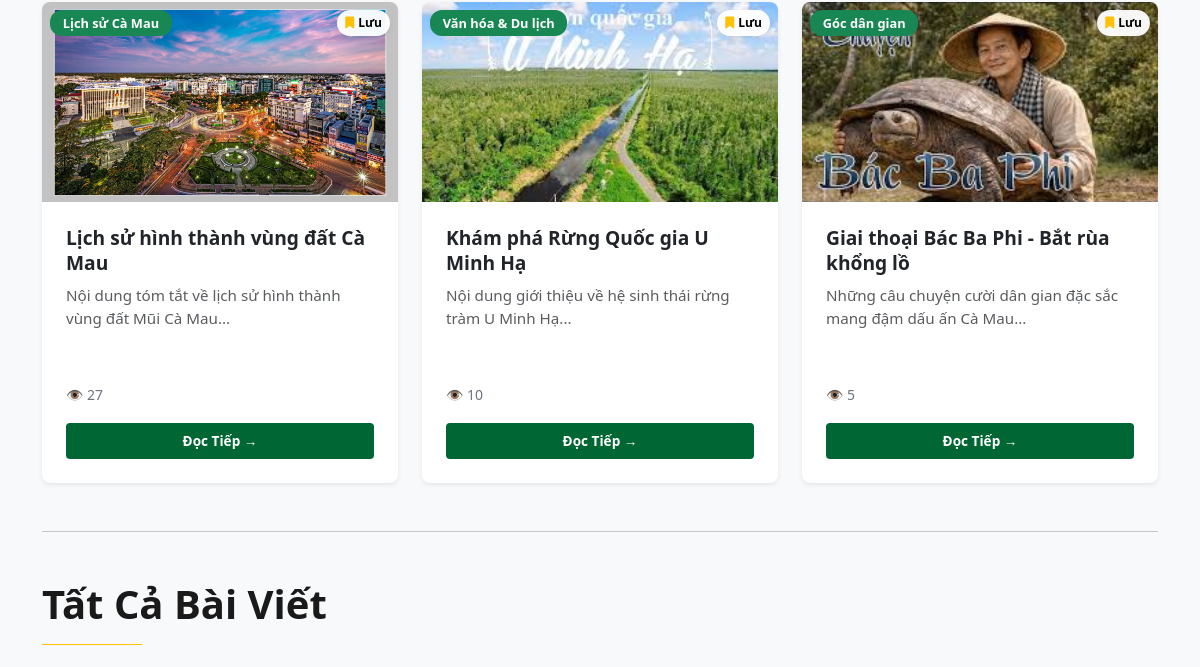
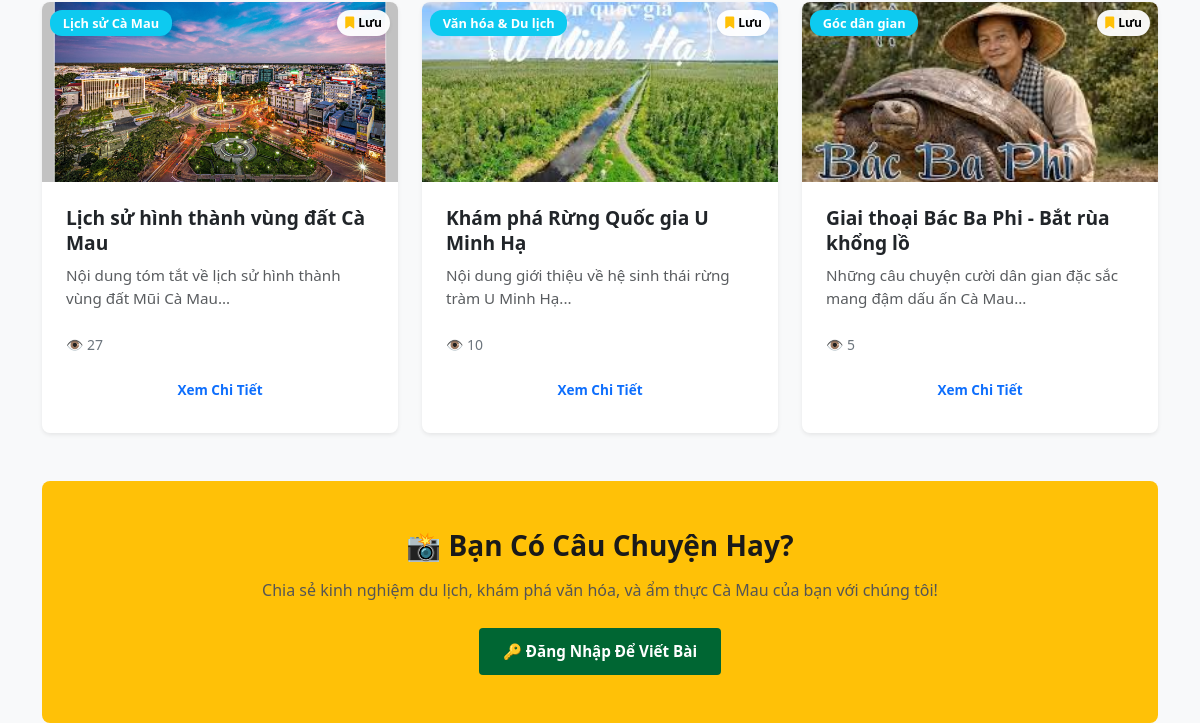
The app's page / (middle part), older data (2 pictures, top to bottom).
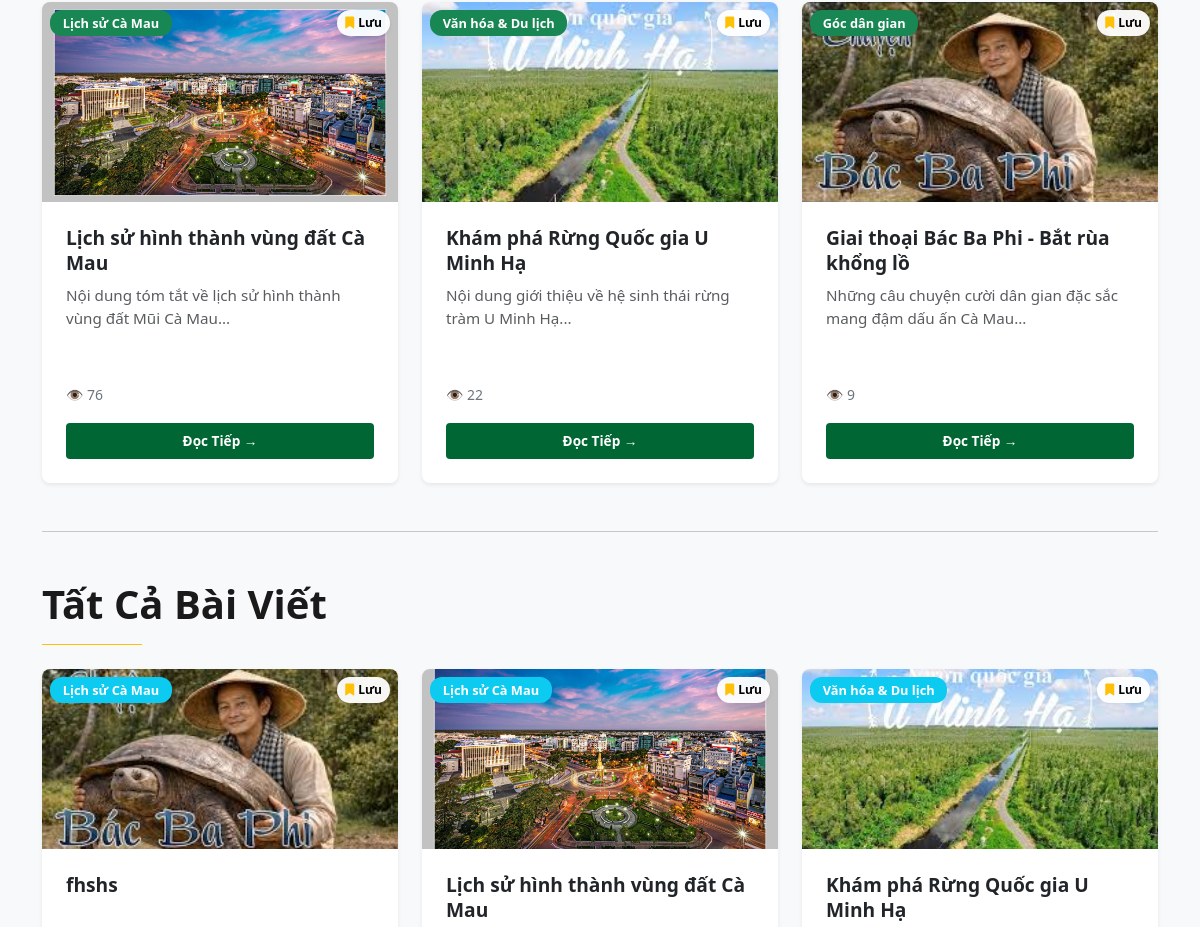
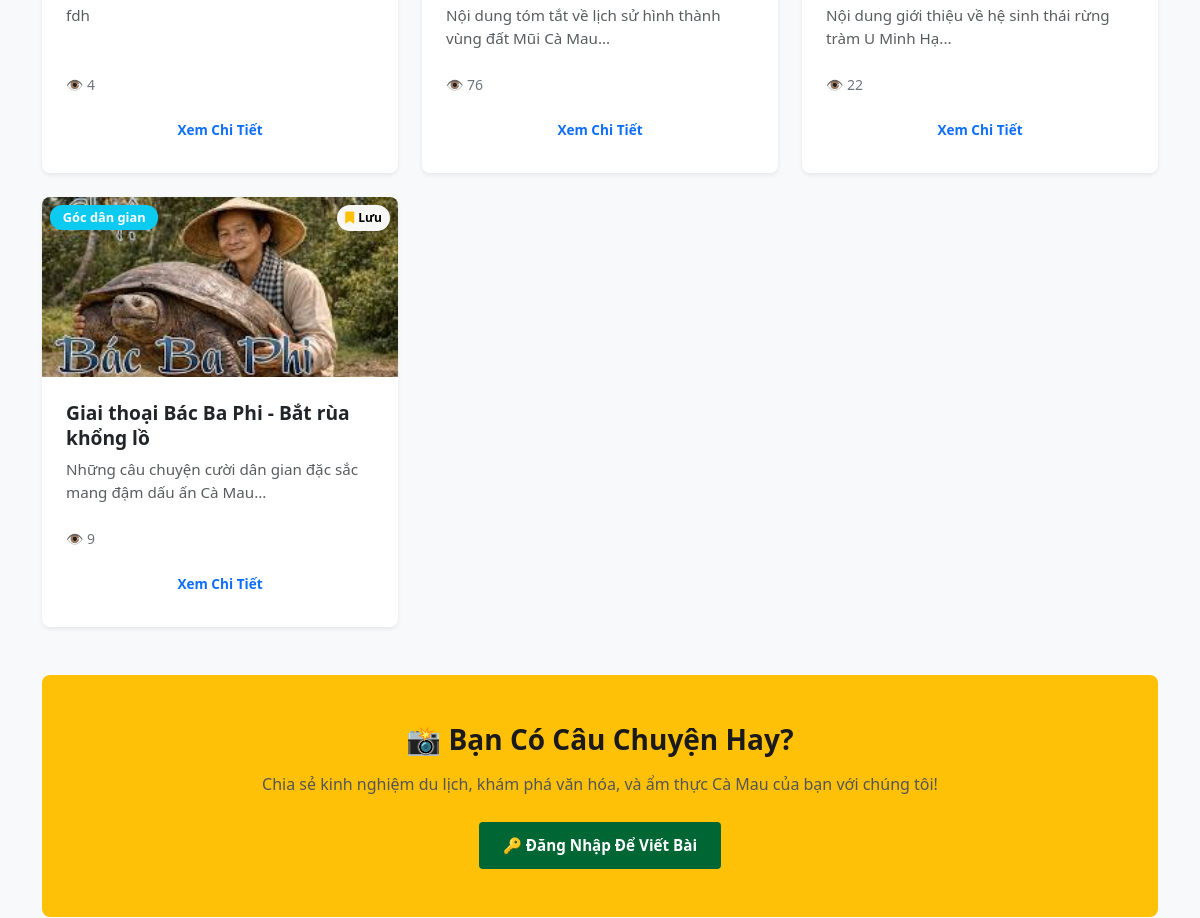
The same page, newer data (2 pictures, top to bottom).
### tables this page shows
CREATE TABLE `articles` (
  `id` int(11) NOT NULL,
  `category_id` int(11) DEFAULT NULL,
  `title` varchar(255) NOT NULL,
  `content` text NOT NULL,
  `image` varchar(255) DEFAULT NULL,
  `views` int(11) DEFAULT 0,
  `created_at` timestamp NOT NULL DEFAULT current_timestamp(),
  `status` varchar(20) DEFAULT 'approved'
);

### classes/Article.php (called while the page is built, shortened)
<?php
class Article {
    private $conn;
    public function __construct($conn) {
        $this->conn = $conn;
    }
    public function getAll($limit = null, $offset = 0) {
        $sql = "SELECT a.*, c.category_name,
                (SELECT COUNT(*) FROM likes l WHERE l.article_id = a.id) as real_likes
                FROM articles a
                LEFT JOIN categories c ON a.category_id = c.id
                WHERE a.status = 'approved'
                ORDER BY a.created_at DESC";
        if ($limit !== null) {
            $limit = (int)$limit;
            $offset = (int)$offset;
            $sql .= " LIMIT $limit OFFSET $offset";
            $stmt = $this->conn->prepare($sql);
            $stmt->execute();
        } else {
            $stmt = $this->conn->query($sql);
        }
        return $stmt->fetchAll(PDO::FETCH_ASSOC);
    }
}
?>

### index.php (the view, shortened to what the changed rows need)
<?php
require_once __DIR__ . '/config/db.php';
require_once __DIR__ . '/classes/Article.php';
require_once __DIR__ . '/classes/Category.php';
$article = new Article($pdo);
$featured_stmt = $pdo->query("SELECT a.*, c.category_name FROM articles a LEFT JOIN categories c ON a.category_id = c.id ORDER BY a.views DESC LIMIT 3");
$featured_articles = $featured_stmt->fetchAll(PDO::FETCH_ASSOC);
$limit = 6;
$page = isset($_GET['page']) ? (int)$_GET['page'] : 1;
$offset = ($page - 1) * $limit;
$articles = $article->getAll($limit, $offset);
function getArticleImage($imageName) {
    if (empty($imageName)) {
        return 'assets/img/bacbaphi.jpg';
    }
    $imageName = str_replace('assets/images/', 'assets/img/', $imageName);
    if (strpos($imageName, 'assets/img/') === 0) {
        return htmlspecialchars($imageName);
    }
    return 'assets/img/' . htmlspecialchars($imageName);
}
?>
<!DOCTYPE html>
<html lang="vi">
<head>
    <link href="https://cdn.jsdelivr.net/npm/bootstrap@5.3.0/dist/css/bootstrap.min.css" rel="stylesheet">
    <link rel="stylesheet" href="https://cdnjs.cloudflare.com/ajax/libs/font-awesome/6.4.0/css/all.min.css">
    <link rel="stylesheet" href="css/style.css">
</head>
<body class="bg-light">
<main class="container-lg py-5">
    <section class="mb-5" id="featured">
        <div class="row g-4">
            <?php if (!empty($featured_articles) && count($featured_articles) > 0): ?>
                <?php foreach ($featured_articles as $item): ?>
                    <div class="col-lg-4 col-md-6">
                        <div class="card h-100 shadow-sm border-0 overflow-hidden hover-lift" style="min-height: 100%; display: flex; flex-direction: column;">
                            <div class="position-relative">
                                <img src="<?= getArticleImage($item['image'] ?? '') ?>"
                                     class="card-img-top"
                                     alt="<?= htmlspecialchars($item['title']) ?>"
                                     style="height: 200px; object-fit: cover; display: block;"
                                     onerror="this.src='assets/img/bacbaphi.jpg';">
                                <span class="badge bg-success position-absolute top-0 start-0 m-2">
                                </span>
                                <a href="save_post.php?id=<?= $item['id'] ?>" class="btn btn-light btn-sm position-absolute top-0 end-0 m-2 shadow-sm fw-bold d-flex align-items-center gap-1 px-2 py-1" style="background: rgba(255, 255, 255, 0.95); font-size: 0.75rem; border-radius: 20px;" title="Lưu đọc sau">
                                    <i class="fa-solid fa-bookmark text-warning"></i> Lưu
                                </a>
                            </div>
                            <div class="card-body d-flex flex-column" style="flex-grow: 1;">
                                <h5 class="card-title fw-bold text-dark" style="line-height: 1.3; height: 2.6em; overflow: hidden; white-space: normal;"><?= htmlspecialchars($item['title']) ?></h5>
                                <p class="card-text text-muted" style="height: 4.5em; line-height: 1.5; overflow: hidden; white-space: normal;"><?= strip_tags($item['content']) ?></p>
                                <div class="d-flex justify-content-between align-items-center mt-3">
                                    <small class="text-secondary">
                                        👁️ <?= $item['views'] ?? 0 ?>
                                    </small>
                                </div>
                                <a href="detail.php?id=<?= $item['id'] ?>" class="btn btn-sm btn-primary mt-3">
                                    Đọc Tiếp →
                                </a>
                            </div>
                        </div>
                    </div>
                <?php endforeach; ?>
            <?php else: ?>
                <div class="alert alert-info" role="alert">
                    Chưa có bài viết nổi bật nào.
                </div>
            <?php endif; ?>
        </div>
    </section>
    <section id="articles">
        <div class="mb-4">
            <h2 class="display-6 fw-bold">Tất Cả Bài Viết</h2>
        </div>
        <div class="row g-4">
            <?php if (!empty($articles)): ?>
                <?php foreach ($articles as $item): ?>
                    <div class="col-lg-4 col-md-6 col-sm-6">
                        <div class="card h-100 shadow-sm border-0 overflow-hidden hover-lift" style="min-height: 100%; display: flex; flex-direction: column;">
                            <div class="position-relative">
                                <img src="<?= getArticleImage($item['image'] ?? '') ?>"
                                     class="card-img-top"
                                     alt="<?= htmlspecialchars($item['title']) ?>"
                                     style="height: 180px; object-fit: cover; display: block;"
                                     onerror="this.src='assets/img/bacbaphi.jpg';">
                                <span class="badge bg-info position-absolute top-0 start-0 m-2">
                                </span>
                                <a href="save_post.php?id=<?= $item['id'] ?>" class="btn btn-light btn-sm position-absolute top-0 end-0 m-2 shadow-sm fw-bold d-flex align-items-center gap-1 px-2 py-1" style="background: rgba(255, 255, 255, 0.95); font-size: 0.75rem; border-radius: 20px;" title="Lưu đọc sau">
                                    <i class="fa-solid fa-bookmark text-warning"></i> Lưu
                                </a>
                            </div>
                            <div class="card-body d-flex flex-column" style="flex-grow: 1;">
                                <h6 class="card-title fw-bold text-dark" style="line-height: 1.3; height: 2.6em; overflow: hidden; white-space: normal;"><?= htmlspecialchars($item['title']) ?></h6>
                                <p class="card-text text-muted small" style="height: 3em; line-height: 1.5; overflow: hidden; white-space: normal;"><?= strip_tags($item['content']) ?></p>
                                <div class="d-flex justify-content-between align-items-center mt-2 small text-secondary">
                                    <span>👁️ <?= $item['views'] ?? 0 ?></span>
                                </div>
                                <a href="detail.php?id=<?= $item['id'] ?>" class="btn btn-sm btn-outline-primary mt-3">
                                    Xem Chi Tiết
                                </a>
                            </div>
                        </div>
                    </div>
                <?php endforeach; ?>
            <?php endif; ?>
        </div>
    </section>
</main>
</body>
</html>

Row changes from the older to the newer data that the page shows:
changed articles "Lịch sử hình thành vùng đất Cà Mau": views "27" → "76"
changed articles "Khám phá Rừng Quốc gia U Minh Hạ": views "10" → "22"
changed articles "Giai thoại Bác Ba Phi - Bắt rùa khổng lồ": views "5" → "9"
added articles: title "fhshs", content "fdh", views "4", shown under "Tất Cả Bài Viết"
